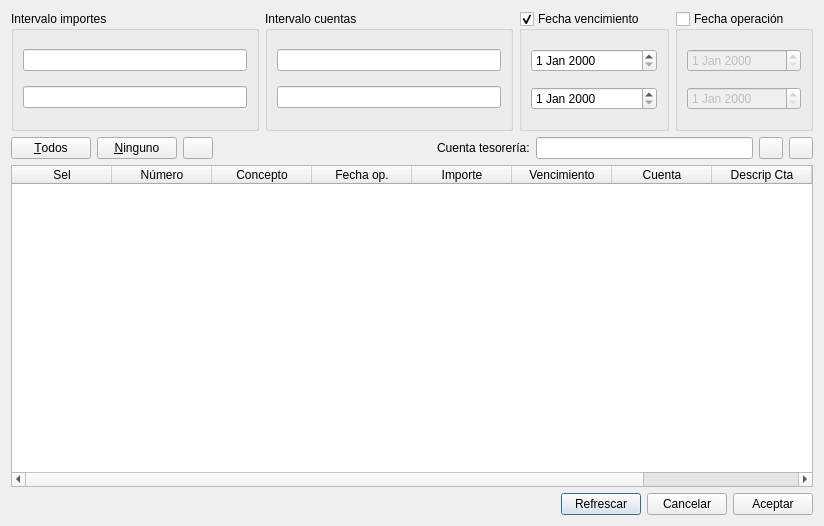
<?xml version="1.0" encoding="UTF-8"?>
<ui version="4.0">
 <class>filtrar_venci</class>
 <widget class="QDialog" name="filtrar_venci">
  <property name="geometry">
   <rect>
    <x>0</x>
    <y>0</y>
    <width>824</width>
    <height>526</height>
   </rect>
  </property>
  <property name="windowTitle">
   <string>Filtrar vencimientos para domiciliación</string>
  </property>
  <layout class="QVBoxLayout" name="verticalLayout">
   <item>
    <layout class="QHBoxLayout" name="horizontalLayout">
     <item>
      <widget class="QGroupBox" name="groupBox_4">
       <property name="sizePolicy">
        <sizepolicy hsizetype="Preferred" vsizetype="Expanding">
         <horstretch>0</horstretch>
         <verstretch>0</verstretch>
        </sizepolicy>
       </property>
       <property name="maximumSize">
        <size>
         <width>16777215</width>
         <height>120</height>
        </size>
       </property>
       <property name="title">
        <string>Intervalo importes</string>
       </property>
       <layout class="QVBoxLayout" name="verticalLayout_2">
        <item>
         <widget class="QLineEdit" name="imp_desdelineEdit"/>
        </item>
        <item>
         <widget class="QLineEdit" name="imp_hastalineEdit"/>
        </item>
       </layout>
      </widget>
     </item>
     <item>
      <widget class="QGroupBox" name="groupBox_3">
       <property name="sizePolicy">
        <sizepolicy hsizetype="Preferred" vsizetype="Expanding">
         <horstretch>0</horstretch>
         <verstretch>0</verstretch>
        </sizepolicy>
       </property>
       <property name="maximumSize">
        <size>
         <width>16777215</width>
         <height>120</height>
        </size>
       </property>
       <property name="title">
        <string>Intervalo cuentas</string>
       </property>
       <layout class="QVBoxLayout" name="verticalLayout_3">
        <item>
         <widget class="QLineEdit" name="cta_desdelineEdit"/>
        </item>
        <item>
         <widget class="QLineEdit" name="cta_hastalineEdit"/>
        </item>
       </layout>
      </widget>
     </item>
     <item>
      <widget class="QGroupBox" name="vencigroupBox">
       <property name="sizePolicy">
        <sizepolicy hsizetype="Preferred" vsizetype="Expanding">
         <horstretch>0</horstretch>
         <verstretch>0</verstretch>
        </sizepolicy>
       </property>
       <property name="maximumSize">
        <size>
         <width>16777215</width>
         <height>120</height>
        </size>
       </property>
       <property name="title">
        <string>Fecha vencimiento</string>
       </property>
       <property name="checkable">
        <bool>true</bool>
       </property>
       <property name="checked">
        <bool>true</bool>
       </property>
       <layout class="QVBoxLayout" name="verticalLayout_4">
        <item>
         <widget class="QDateEdit" name="venci_desdedateEdit"/>
        </item>
        <item>
         <widget class="QDateEdit" name="venci_hastadateEdit"/>
        </item>
       </layout>
      </widget>
     </item>
     <item>
      <widget class="QGroupBox" name="fecha_opgroupBox">
       <property name="sizePolicy">
        <sizepolicy hsizetype="Preferred" vsizetype="Expanding">
         <horstretch>0</horstretch>
         <verstretch>0</verstretch>
        </sizepolicy>
       </property>
       <property name="maximumSize">
        <size>
         <width>16777215</width>
         <height>120</height>
        </size>
       </property>
       <property name="title">
        <string>Fecha operación</string>
       </property>
       <property name="checkable">
        <bool>true</bool>
       </property>
       <property name="checked">
        <bool>false</bool>
       </property>
       <layout class="QVBoxLayout" name="verticalLayout_5">
        <item>
         <widget class="QDateEdit" name="op_desdedateEdit"/>
        </item>
        <item>
         <widget class="QDateEdit" name="op_hastadateEdit"/>
        </item>
       </layout>
      </widget>
     </item>
    </layout>
   </item>
   <item>
    <layout class="QHBoxLayout" name="horizontalLayout_2">
     <item>
      <widget class="QPushButton" name="todospushButton">
       <property name="text">
        <string>&amp;Todos</string>
       </property>
       <property name="icon">
        <iconset resource="keme.qrc">
         <normaloff>:/iconos/graf/reload2.png</normaloff>:/iconos/graf/reload2.png</iconset>
       </property>
      </widget>
     </item>
     <item>
      <widget class="QPushButton" name="ningunopushButton">
       <property name="text">
        <string>&amp;Ninguno</string>
       </property>
       <property name="icon">
        <iconset resource="keme.qrc">
         <normaloff>:/iconos/graf/cruz.png</normaloff>:/iconos/graf/cruz.png</iconset>
       </property>
      </widget>
     </item>
     <item>
      <widget class="QPushButton" name="ordenarpushButton">
       <property name="enabled">
        <bool>true</bool>
       </property>
       <property name="maximumSize">
        <size>
         <width>30</width>
         <height>16777215</height>
        </size>
       </property>
       <property name="text">
        <string/>
       </property>
       <property name="icon">
        <iconset resource="keme.qrc">
         <normaloff>:/iconos/graf/sort_ascend.png</normaloff>:/iconos/graf/sort_ascend.png</iconset>
       </property>
      </widget>
     </item>
     <item>
      <spacer name="horizontalSpacer_2">
       <property name="orientation">
        <enum>Qt::Horizontal</enum>
       </property>
       <property name="sizeHint" stdset="0">
        <size>
         <width>40</width>
         <height>20</height>
        </size>
       </property>
      </spacer>
     </item>
     <item>
      <widget class="QLabel" name="label">
       <property name="text">
        <string>Cuenta tesorería:</string>
       </property>
      </widget>
     </item>
     <item>
      <widget class="QLineEdit" name="aux_bancolineEdit"/>
     </item>
     <item>
      <widget class="QPushButton" name="codigopushButton">
       <property name="maximumSize">
        <size>
         <width>24</width>
         <height>22</height>
        </size>
       </property>
       <property name="text">
        <string/>
       </property>
       <property name="icon">
        <iconset resource="keme.qrc">
         <normaloff>:/iconos/graf/viewer.xpm</normaloff>:/iconos/graf/viewer.xpm</iconset>
       </property>
      </widget>
     </item>
     <item>
      <widget class="QPushButton" name="borracodigopushButton">
       <property name="maximumSize">
        <size>
         <width>24</width>
         <height>22</height>
        </size>
       </property>
       <property name="toolTip">
        <string>Eliminar asignación</string>
       </property>
       <property name="text">
        <string/>
       </property>
       <property name="icon">
        <iconset resource="keme.qrc">
         <normaloff>:/iconos/graf/borraelem.png</normaloff>:/iconos/graf/borraelem.png</iconset>
       </property>
       <property name="shortcut">
        <string>Alt+L</string>
       </property>
       <property name="autoDefault">
        <bool>false</bool>
       </property>
      </widget>
     </item>
    </layout>
   </item>
   <item>
    <widget class="QTableWidget" name="tableWidget">
     <property name="sizePolicy">
      <sizepolicy hsizetype="Expanding" vsizetype="Expanding">
       <horstretch>0</horstretch>
       <verstretch>0</verstretch>
      </sizepolicy>
     </property>
     <property name="columnCount">
      <number>10</number>
     </property>
     <column>
      <property name="text">
       <string>Sel</string>
      </property>
     </column>
     <column>
      <property name="text">
       <string>Número</string>
      </property>
     </column>
     <column>
      <property name="text">
       <string>Concepto</string>
      </property>
     </column>
     <column>
      <property name="text">
       <string>Fecha op.</string>
      </property>
     </column>
     <column>
      <property name="text">
       <string>Importe</string>
      </property>
     </column>
     <column>
      <property name="text">
       <string>Vencimiento</string>
      </property>
     </column>
     <column>
      <property name="text">
       <string>Cuenta</string>
      </property>
     </column>
     <column>
      <property name="text">
       <string>Descrip Cta</string>
      </property>
     </column>
     <column>
      <property name="text">
       <string>Documento</string>
      </property>
     </column>
     <column>
      <property name="text">
       <string>Externo</string>
      </property>
     </column>
    </widget>
   </item>
   <item>
    <layout class="QHBoxLayout" name="horizontalLayout_3">
     <item>
      <spacer name="horizontalSpacer">
       <property name="orientation">
        <enum>Qt::Horizontal</enum>
       </property>
       <property name="sizeHint" stdset="0">
        <size>
         <width>40</width>
         <height>20</height>
        </size>
       </property>
      </spacer>
     </item>
     <item>
      <widget class="QPushButton" name="refrescarpushButton">
       <property name="text">
        <string>Refrescar</string>
       </property>
       <property name="icon">
        <iconset resource="keme.qrc">
         <normaloff>:/iconos/graf/refresh.xpm</normaloff>:/iconos/graf/refresh.xpm</iconset>
       </property>
       <property name="default">
        <bool>true</bool>
       </property>
      </widget>
     </item>
     <item>
      <widget class="QPushButton" name="cancelarpushButton">
       <property name="text">
        <string>Cancelar</string>
       </property>
       <property name="icon">
        <iconset resource="keme.qrc">
         <normaloff>:/iconos/graf/borrar.png</normaloff>:/iconos/graf/borrar.png</iconset>
       </property>
      </widget>
     </item>
     <item>
      <widget class="QPushButton" name="aceptarpushButton">
       <property name="text">
        <string>Aceptar</string>
       </property>
       <property name="icon">
        <iconset resource="keme.qrc">
         <normaloff>:/iconos/graf/cheq.png</normaloff>:/iconos/graf/cheq.png</iconset>
       </property>
       <property name="default">
        <bool>false</bool>
       </property>
      </widget>
     </item>
    </layout>
   </item>
  </layout>
 </widget>
 <tabstops>
  <tabstop>imp_desdelineEdit</tabstop>
  <tabstop>imp_hastalineEdit</tabstop>
  <tabstop>cta_desdelineEdit</tabstop>
  <tabstop>cta_hastalineEdit</tabstop>
  <tabstop>vencigroupBox</tabstop>
  <tabstop>venci_desdedateEdit</tabstop>
  <tabstop>venci_hastadateEdit</tabstop>
  <tabstop>fecha_opgroupBox</tabstop>
  <tabstop>op_desdedateEdit</tabstop>
  <tabstop>op_hastadateEdit</tabstop>
  <tabstop>todospushButton</tabstop>
  <tabstop>ningunopushButton</tabstop>
  <tabstop>aux_bancolineEdit</tabstop>
  <tabstop>codigopushButton</tabstop>
  <tabstop>borracodigopushButton</tabstop>
  <tabstop>tableWidget</tabstop>
  <tabstop>refrescarpushButton</tabstop>
  <tabstop>cancelarpushButton</tabstop>
  <tabstop>aceptarpushButton</tabstop>
 </tabstops>
 <resources>
  <include location="keme.qrc"/>
 </resources>
 <connections>
  <connection>
   <sender>cancelarpushButton</sender>
   <signal>clicked()</signal>
   <receiver>filtrar_venci</receiver>
   <slot>reject()</slot>
   <hints>
    <hint type="sourcelabel">
     <x>581</x>
     <y>473</y>
    </hint>
    <hint type="destinationlabel">
     <x>390</x>
     <y>455</y>
    </hint>
   </hints>
  </connection>
  <connection>
   <sender>aceptarpushButton</sender>
   <signal>clicked()</signal>
   <receiver>filtrar_venci</receiver>
   <slot>accept()</slot>
   <hints>
    <hint type="sourcelabel">
     <x>693</x>
     <y>480</y>
    </hint>
    <hint type="destinationlabel">
     <x>664</x>
     <y>494</y>
    </hint>
   </hints>
  </connection>
 </connections>
</ui>
